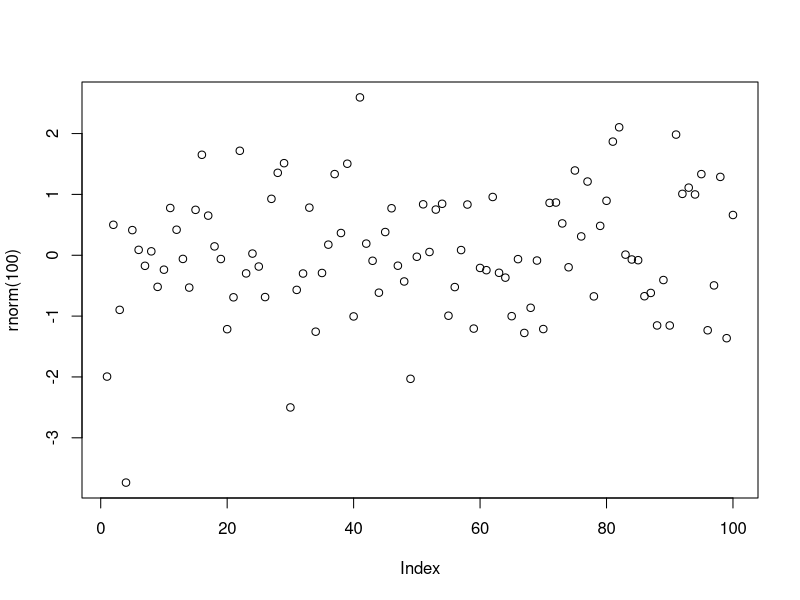

This figure's R source:
## ---- chunk 1
plot(rnorm(100))

